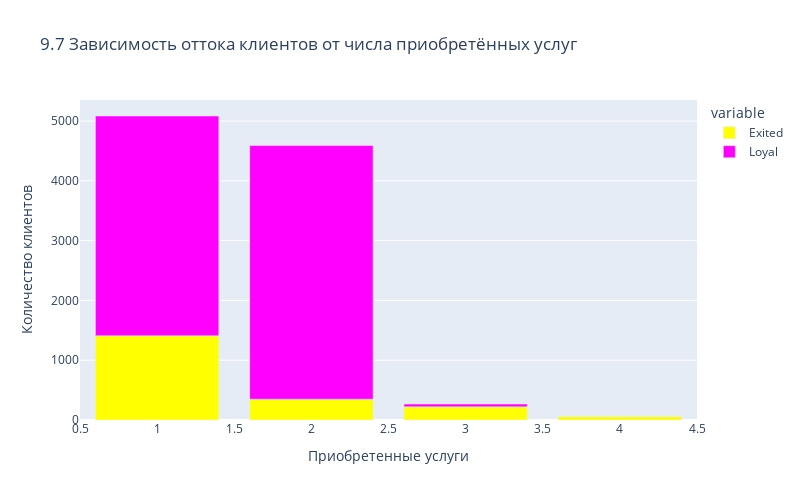

This figure's notebook cell:
### Markdown cell above
___

9.7. Как отток клиентов зависит от числа приобретённых у банка услуг? Для ответа на этот вопрос постройте многоуровневую столбчатую диаграмму.

*Решение*

### Code cell
# Формируем данные для диаграммы
churn_data['Loyal'] = 1 - churn_data['Exited'] # Доля лоялиных клиентов
grouped_by_exit = churn_data.groupby(['NumOfProducts'])[['Exited', 'Loyal']].sum() # данные по клиентам и числу приобретённых услуг

# Формируем и выводим столбчатую многоуровненвую диаграмму
fig = px.bar(
    data_frame=grouped_by_exit,                                                    # Набор данных для диаграммы
    x=grouped_by_exit.index,                                                       # Данные по оси х
    y=['Exited', 'Loyal'],                                                         # Данные по оси y
    height=500,                                                                    # Высота диаграммы
    width=800,                                                                     # Ширина диаграммы
    title='9.7 Зависимость оттока клиентов от числа приобретённых услуг',          # Заголовок диаграммы
    color_discrete_sequence = ['yellow', 'fuchsia'],                               # Цветовая гамма для разделения категорий 
)

fig.update_xaxes(title_text='Приобретенные услуги')                        # Название оси x
fig.update_yaxes(title_text='Количество клиентов')                         # Название оси y
#fig.write_image('Images/9.7.png')                                         # Сохранение графика в папку Images
fig.show()                                                                 # Вывод графика на экран
#print(grouped_by_exit)                                                    # Вывод числовых показателей по клиентам и числу приобретённых услуг

### Figure 1 — Plotly figure (JSON) as saved in the notebook; plotly's stock layout.template omitted (floating-point values rounded to 4 significant figures)
{"data": [{"alignmentgroup": "True", "hovertemplate": "variable=Exited<br>NumOfProducts=%{x}<br>value=%{y}<extra></extra>", "legendgroup": "Exited", "marker": {"color": "yellow", "pattern": {"shape": ""}}, "name": "Exited", "offsetgroup": "Exited", "orientation": "v", "showlegend": true, "textposition": "auto", "type": "bar", "x": [1, 2, 3, 4], "xaxis": "x", "y": [1409, 348, 220, 60], "yaxis": "y"}, {"alignmentgroup": "True", "hovertemplate": "variable=Loyal<br>NumOfProducts=%{x}<br>value=%{y}<extra></extra>", "legendgroup": "Loyal", "marker": {"color": "fuchsia", "pattern": {"shape": ""}}, "name": "Loyal", "offsetgroup": "Loyal", "orientation": "v", "showlegend": true, "textposition": "auto", "type": "bar", "x": [1, 2, 3, 4], "xaxis": "x", "y": [3675, 4242, 46, 0], "yaxis": "y"}], "layout": {"barmode": "relative", "height": 500, "legend": {"title": {"text": "variable"}, "tracegroupgap": 0}, "title": {"text": "9.7 Зависимость оттока клиентов от числа приобретённых услуг"}, "width": 800, "xaxis": {"anchor": "y", "domain": [0, 1], "title": {"text": "Приобретенные услуги"}}, "yaxis": {"anchor": "x", "domain": [0, 1], "title": {"text": "Количество клиентов"}}}}
